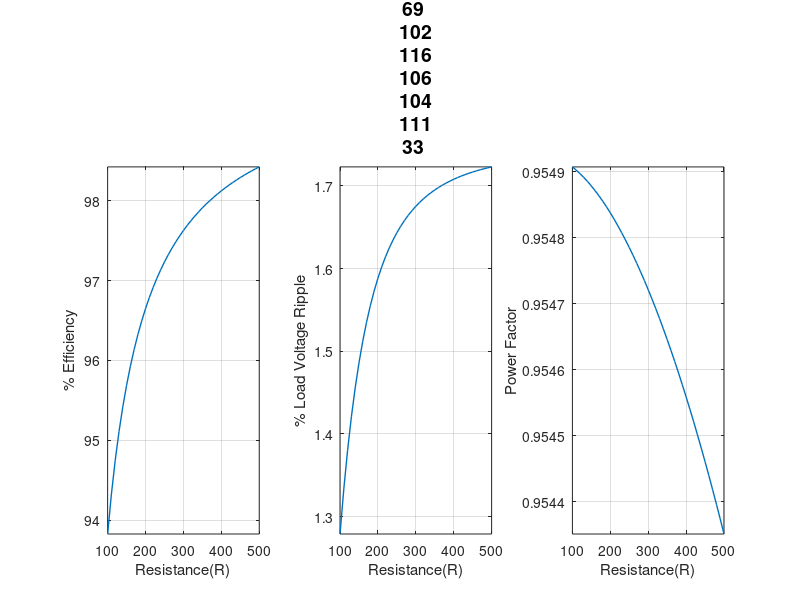

This chart was generated by the following MATLAB code:
clear; clc; close all;

% Diode
Vx = 0.49; % Diode DC voltage drop (V)
Rd = 80e-3; % Diode resistance (ohms)
diodeCost = 0.78; % ($ total)
diodeCurrentRating = 2; % (A average)
diodePeakCurrentRating = 50; % (A peak)
diodeReverseVoltageRating = 200; % (V peak)

% Inductor
L = 300e-3; % Inductance (H)
RDCR = 6; % Inductor DC resistance (ohms)
inductorCurrentRating = 1; % (A RMS)
inductorCost = 31.04; % ($ total)

% Capacitor
C = 5e-6; % Capacitance (F)
RESR = 0.004; % Capacitor Equivalent Series Resistance (ohms)
capacitorVoltageRating = 400; % (V)
capacitorCurrentRating = 9; % (A rms)
capacitorCost = 2.37; % ($ total)

f = 60; % Hz


% Set the design number for the Right summary Output: (1, 2, 3)
DesignNumber = 1;



% Parameters
Vll_rms = 208;
%f = 60;
w = 2*pi*f;
%L = 0.3;
%C = 5e-6;
%R = 50;

% Non-Ideal Parameters
%Vx = 0.49;
%Rd = 0.08;
R_DCR = RDCR;
R_ESR = RESR;

% Line-Line/Neutral Voltage Calculations
Vln_rms = Vll_rms/sqrt(3);
Vll_pk = Vll_rms * sqrt(2); 
Vln_pk = Vll_pk / sqrt(3);


% Exceed Rating and CCM Switch
% Checks if Ratings at exceeded at some point
CCM=0;
SWdiodeReverseVoltageRating = 0;
SWdiodeCurrentRating = 0;
SWdiodePeakCurrentRating = 0;
SWinductorCurrentRating = 0;
SWcapacitorVoltageRating = 0;
SWcapacitorCurrentRating = 0;

results = [];
RVals = 100:10:500;
for Rindx = 1:length(RVals)
    R = RVals(Rindx);
% DC Calculations
V0 = 3*Vll_pk/pi - 2*Vx;
I0 = V0/(R + R_DCR+ 2*Rd);
Pavg = I0^2*R;

% Samples and Harmonics array
wt = linspace(0, 2*pi/w, 1001);
wt = wt(1:end-1);
harmonics = 6:6:length(wt);
num_harmonics = length(harmonics);

% Initialize Phasor variables
VRectPhasor = 0*harmonics;
IRectPhasor = 0*harmonics;
vLoadPhasor = 0*harmonics;
IloadPhasor = 0*harmonics;
ICPhasor = 0*harmonics;

% AC Calculations
for indx = 1:num_harmonics
    n = harmonics(indx);

    VRectPhasor(n) = (-1)^(n/6) * -6 * Vll_pk/(pi * (n^2 - 1));
    
    % Impedance Calcuations
    ZL = 1j * n*w * L + R_DCR;
    ZC = 1 / (1j * n*w * C) + R_ESR;
    ZeqRC = 1/(1/R+1/ZC);
    
    IRectPhasor(n) = VRectPhasor(n)/(ZeqRC+ZL+ 2*Rd);
    vLoadPhasor(n) = VRectPhasor(n) * (ZeqRC/(ZeqRC+ZL+ 2*Rd));
    IloadPhasor(n) = vLoadPhasor(n)/R;
    ICPhasor(n) = vLoadPhasor(n)/ZC;
    Pavg = Pavg + abs(vLoadPhasor(n))*abs(IloadPhasor(n)) * cos(angle(vLoadPhasor(n))-angle(IloadPhasor(n)))/2;
end



% Build Waveform from phasor
vRectWaveform = V0 + 0*wt; 
iRectWaveform = I0 + 0*wt; 
vLoadWaveform = I0*R + 0*wt;
vRectWaveform_ideal =  V0 - 2*Vx + 0*wt;
iCWaveform = 0*wt;
for indx = 1:length(harmonics)
    vRectWaveform_ideal = vRectWaveform_ideal + abs(VRectPhasor(indx)) * cos(indx*w*wt + angle(VRectPhasor(indx)));
    vRectWaveform = vRectWaveform + abs(VRectPhasor(indx)) * cos(indx*w*wt + angle(VRectPhasor(indx)));
    iRectWaveform = iRectWaveform + abs(IRectPhasor(indx)) * cos(indx*w*wt + angle(IRectPhasor(indx)));
    iCWaveform = iCWaveform + abs(ICPhasor(indx)) * cos(indx*w*wt + angle(ICPhasor(indx)));
    vLoadWaveform = vLoadWaveform + abs(vLoadPhasor(indx)) * cos(indx*w*wt + angle(vLoadPhasor(indx)));
end


% Verify CCM
if (min(iRectWaveform)>0 && CCM==0)
    CCM=1;
end

% Current and Voltage Ratings
%  Diode Voltage/Current Ratings
iDiodePeak = max(iRectWaveform);
if (iDiodePeak > diodePeakCurrentRating && SWdiodePeakCurrentRating == 0)
    SWdiodePeakCurrentRating = 1;
end
vDiodePeak = max(vRectWaveform);
if (vDiodePeak > diodeReverseVoltageRating && SWdiodeReverseVoltageRating == 0)
    SWdiodeReverseVoltageRating = 1;
end
iDiodeAvg = mean(iRectWaveform);
if (iDiodeAvg > diodeCurrentRating && SWdiodeCurrentRating == 0)
    SWdiodeCurrentRating = 1;
end

% Inductor Current Rating
iLrms = rms(iRectWaveform);
if (iLrms > inductorCurrentRating && SWinductorCurrentRating == 0)
    SWinductorCurrentRating = 1;
end

% Capacitor Voltage and Current Rating
vCPeak = rms(vLoadWaveform);
if (vCPeak > capacitorVoltageRating && SWcapacitorVoltageRating == 0)
    SWcapacitorVoltageRating = 1;
end
iCrms = rms(iCWaveform);
if (iCrms > capacitorCurrentRating && SWcapacitorCurrentRating == 0)
    SWcapacitorCurrentRating = 1;
end



vLoadPkPk = max(vLoadWaveform) - min(vLoadWaveform);
pAvg = (sqrt(3)/pi)*I0*Vln_pk;
pf = 3*pAvg/(3*rms(iRectWaveform)*Vln_rms*sqrt(2/3));
iD1Avg = mean(iRectWaveform)/3;
iD1Pk = max(iRectWaveform);
Pin = mean(iRectWaveform.*vRectWaveform_ideal);
Ploss = rms(iRectWaveform)^2*(2*Rd+R_DCR)+rms(iCWaveform)^2*R_ESR+mean(iRectWaveform)*(2*Vx);
efficiency = (Pin-Ploss)/Pin * 100;
LoadPercentRipple = vLoadPkPk/mean(vLoadWaveform)*100;

    results = [results; R, efficiency, LoadPercentRipple, pf];
end

% Calculate Diode Unit Cost
diodeUnitCost = diodeCost/6;

% Part Number and List Array
diodePartNumbers = {
    'SBR10U300CT-ND';   
    'SBR10U300CT-ND';         
    'SBR10U300CT-ND'       
};

diodeLinks = {
    'https://www.digikey.com/en/products/detail/diodes-incorporated/SBR10U300CT/1778834';   
    'https://www.digikey.com/en/products/detail/diodes-incorporated/SBR10U300CT/1778834';         
    'https://www.digikey.com/en/products/detail/diodes-incorporated/SBR10U300CT/1778834'       
};

inductorPartNumbers = {
    'HM4112-ND';   
    '595-1878-ND';         
    'HM4112-ND'       
};

inductorLinks = {
    'https://www.digikey.com/en/products/detail/hammond-manufacturing/159ZE/455205';   
    'https://www.digikey.com/en/products/detail/signal-transformer/CH-4/1984839';         
    'https://www.digikey.com/en/products/detail/hammond-manufacturing/159ZE/455205'       
};

capacitorPartNumbers = {
    '399-ALS30A471DE350-ND';   
    'ALS31A471DE400';         
    'ALS31A471DE400'       
};

capacitorLinks = {
    'https://www.digikey.com/en/products/detail/kemet/ALS30A471DE350/18166859';   
    'https://www.digikey.com/en/products/detail/kemet/ALS31A471DE400/18196440';         
    'https://www.digikey.com/en/products/detail/kemet/ALS31A471DE400/18196440'       
};

efficiencyArray = {98, 98.5, 98.8};
rippleArray = {1, 0.25, 0.1};
pfArray = {0.89, 0.93, 0.945};



% Printing Design Summary
fprintf('Design %d Summary:\n', DesignNumber);
if CCM
    fprintf('Design Operates in Continous Current Mode\n');
else
    fprintf('Design Operates in Discontinous Current Mode\n');
end
fprintf('─ DIODES ────────────────────────────\n');
fprintf('Part Number:             %s  \n', diodePartNumbers{DesignNumber});
fprintf('Link:                    %s  \n', diodeLinks{DesignNumber});
fprintf('Forward Voltage:         %0.2f V  \n', Vx);
fprintf('Diode Resistance:        %0.2f Ω  \n', Rd);
if SWdiodeReverseVoltageRating
    fprintf('Reverse Voltage Rating:  %0.2f V(Rating Exceeded)  \n', diodeReverseVoltageRating);
else
    fprintf('Reverse Voltage Rating:  %0.2f V  \n', diodeReverseVoltageRating);
end
if SWdiodeCurrentRating
    fprintf('Average Current Rating:  %0.2f A(Rating Exceeded)  \n', diodeCurrentRating);
else
    fprintf('Average Current Rating:  %0.2f A  \n', diodeCurrentRating);
end
if SWdiodePeakCurrentRating
    fprintf('Peak Current Rating:     %0.2f A(Rating Exceeded)  \n', diodePeakCurrentRating);
else
    fprintf('Peak Current Rating:     %0.2f A  \n', diodePeakCurrentRating);
end
fprintf('Cost per unit:           $%0.3f  \n', diodeUnitCost);
fprintf('Total Diode Cost:        $%0.2f  \n\n', diodeCost);


fprintf('─ INDUCTOR ───────────────────────────\n');
fprintf('Part Number:             %s  \n', inductorPartNumbers{DesignNumber});
fprintf('Link:                    %s  \n', inductorLinks{DesignNumber});
fprintf('Inductance:              %0.2e H  \n', L);
fprintf('DCR:                     %0.2e Ω  \n', RDCR);
if SWinductorCurrentRating
    fprintf('Current Rating:          %0.2f A(Rating Exceeded)  \n', inductorCurrentRating);
else
    fprintf('Current Rating:          %0.2f A  \n', inductorCurrentRating);
end
fprintf('Total Inductor Cost:     $%0.2f  \n\n', inductorCost);

fprintf('─ Capacitor ───────────────────────────\n');
fprintf('Part Number:             %s  \n', capacitorPartNumbers{DesignNumber});
fprintf('Link:                    %s  \n', capacitorLinks{DesignNumber});
fprintf('Capacitance:             %0.2e F  \n', C);
fprintf('ECR:                     %0.2e Ω  \n', RESR);
if SWcapacitorVoltageRating
    fprintf('Voltage Rating:          %0.2f V(Rating Exceeded)  \n', capacitorVoltageRating);
else
    fprintf('Voltage Rating:          %0.2f V  \n', capacitorVoltageRating);
end
if SWcapacitorCurrentRating
    fprintf('Current Rating:          %0.2f A(Rating Exceeded)  \n', capacitorCurrentRating);
else
    fprintf('Current Rating:          %0.2f A  \n', capacitorCurrentRating);
end
fprintf('Total Capacitor Cost:    $%0.2f  \n\n', capacitorCost);

fprintf('─ General Summary ───────────────────────────\n');
fprintf('Total Component Cost:    $%0.2f  \n', diodeCost + capacitorCost + inductorCost);
if min(results(:,2)) > efficiencyArray{DesignNumber}
    fprintf('Efficiency is > %0.2f%% for all load conditions\n', efficiencyArray{DesignNumber});
else
    fprintf('Efficiency is not > %0.2f%% for all load conditions\n', efficiencyArray{DesignNumber});
end
if min(results(:,3)) < rippleArray{DesignNumber}
    fprintf('Load voltage ripple is < %0.2f%% for all load conditions\n', rippleArray{DesignNumber});
else
    fprintf('Load voltage ripple is not < %0.2f%% for all load conditions\n', rippleArray{DesignNumber});
end
if min(results(:,4)) > pfArray{DesignNumber}
    fprintf('AC source power factor is > %0.2f for all load conditions\n', pfArray{DesignNumber});
else
    fprintf('AC source power factor is not > %0.3f for all load conditions\n', pfArray{DesignNumber});
end




% Plots
subplot(1,3,1);
plot(results(:,1),results(:,2),'linewidth',1)
ylabel('% Efficiency')
xlabel('Resistance(R)')
grid on
axis tight

subplot(1,3,2);
plot(results(:,1),results(:,3),'linewidth',1)
ylabel('% Load Voltage Ripple')
xlabel('Resistance(R)')
grid on
axis tight
title("Design " + DesignNumber, 'FontSize', 14, 'Color','black');


subplot(1,3,3);
plot(results(:,1),results(:,4),'linewidth',1)
ylabel('Power Factor')
xlabel('Resistance(R)')
grid on
axis tight
